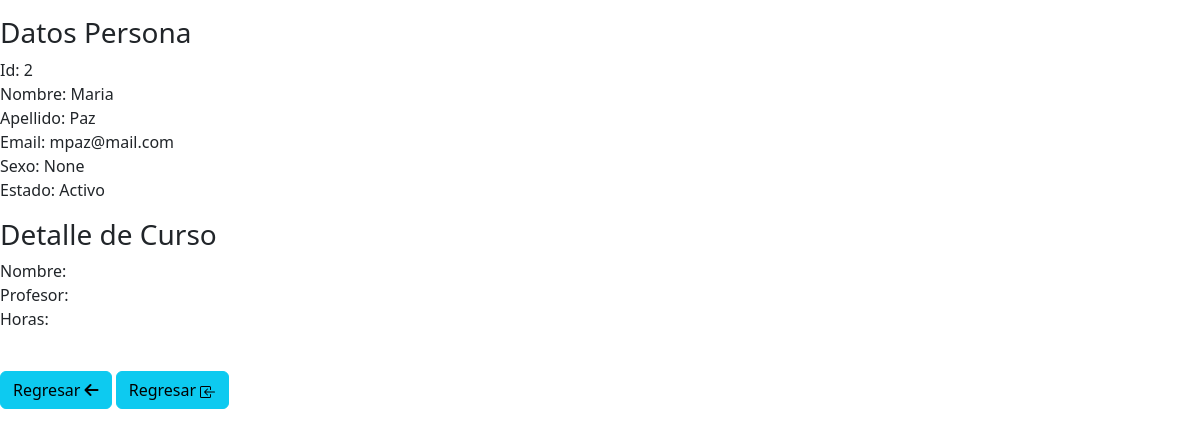
Page /ver_persona/2 on the earlier database version.
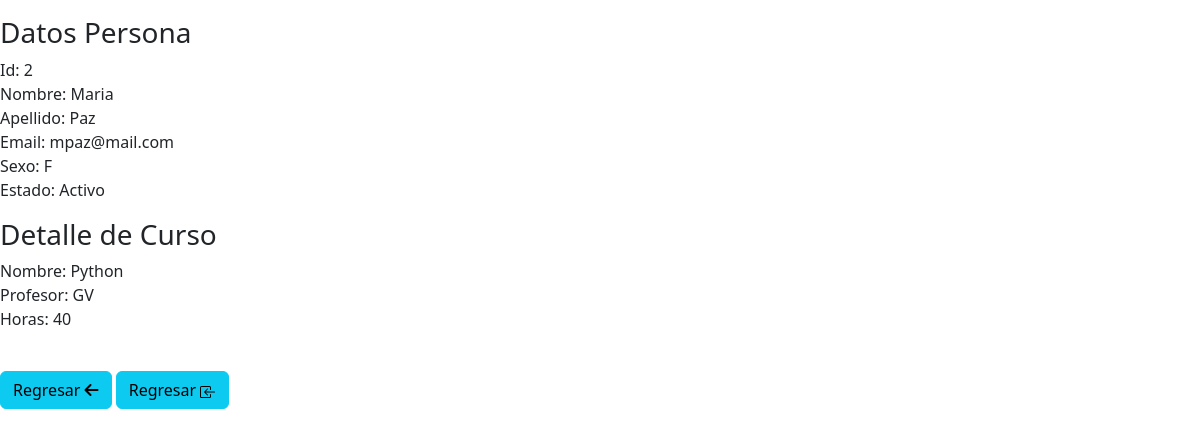
Same page on the later database version.
### personas/models.py (models this page shows, shortened)
class Persona(models.Model):
    SEXO = [
        ("M", "Masculino"),
        ("F", "Femenino"),
    ]
    nombre = models.CharField(max_length=20)
    apellido = models.CharField(max_length=20)
    sexo = models.CharField(max_length=1, choices=SEXO, null=True)
    email = models.CharField(max_length=50)
    curso = models.ForeignKey(Curso, on_delete=models.SET_NULL, null=True)
    activo = models.BooleanField(default=True)

class Curso(models.Model):
    nombre = models.CharField(max_length=20, null=True)
    horas = models.IntegerField(null=True)
    profesor = models.CharField(max_length=100, null=True)

### personas/views.py (the view)
# urls.py: path('ver_persona/<int:id>',ver_persona),
def ver_persona(request, id):
    persona = get_object_or_404(Persona, pk=id)
    datos = {'persona':persona}
    pagina = loader.get_template('personas/ver.html')
    return HttpResponse(pagina.render(datos, request))

### personas/templates/personas/ver.html (shortened to what this page needs)
<!DOCTYPE html>
<html lang="en">
<head>
    {% load static %}
    <link href="{% static 'fontawesomefree/css/fontawesome.css' %}" rel="stylesheet" type="text/css">
    <link href="{% static 'fontawesomefree/css/brands.css' %}" rel="stylesheet" type="text/css">
    <link href="{% static 'fontawesomefree/css/solid.css' %}" rel="stylesheet" type="text/css">
    <link href="https://cdn.jsdelivr.net/npm/bootstrap@5.3.2/dist/css/bootstrap.min.css" rel="stylesheet">
</head>
<body>
<p>
    <h3>Datos Persona</h3>
Id: {{persona.id}}<br>
Nombre: {{persona.nombre}}<br>
Apellido: {{persona.apellido}}<br>
Email: {{persona.email}}<br>
Sexo: {{persona.sexo}}<br>
Estado: {% if persona.activo %}
    Activo
    {% else %}
    Inactivo
    {% endif %}<br>
</p>
<p>
<h3>Detalle de Curso</h3>
Nombre: {{persona.curso.nombre}}<br>
Profesor: {{persona.curso.profesor}}<br>
Horas: {{persona.curso.horas}}</p><br>
<a href="{%url 'inicio'%}" class="btn btn-info">Regresar <i class="fa-solid fa-arrow-left"></i></a>
<a href="{%url 'inicio'%}" class="btn btn-info">Regresar
</a>
</body>
</html>

Differences in the rows shown:
changed Persona "Maria": sexo "None" → "F"; curso.nombre (not shown) → "Python"; curso.profesor (not shown) → "GV"; curso.horas (not shown) → "40"
